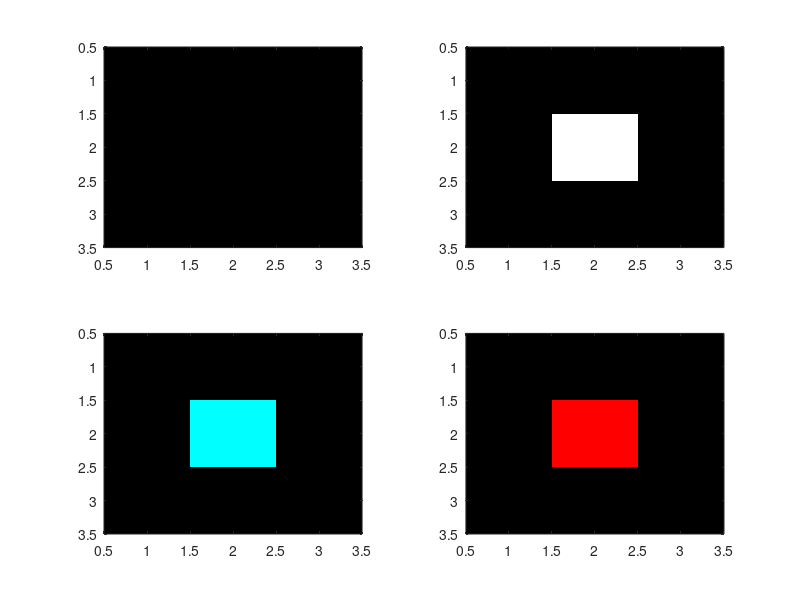

MATLAB code to generate this figure:
test_disp = uint8(zeros(3,3,3));

%%
figure
subplot(2,2,1)
image(test_disp)
%%
test_disp(2,2,:) = 255;
subplot(2,2,2)
image(test_disp)
%%
subplot(2,2,3)
test_disp(2,2,1) = 0;
image(test_disp)
%%
test_disp(2,2,:) = 0;
test_disp(2,2,1) = 255;
subplot(2,2,4)
image(test_disp)